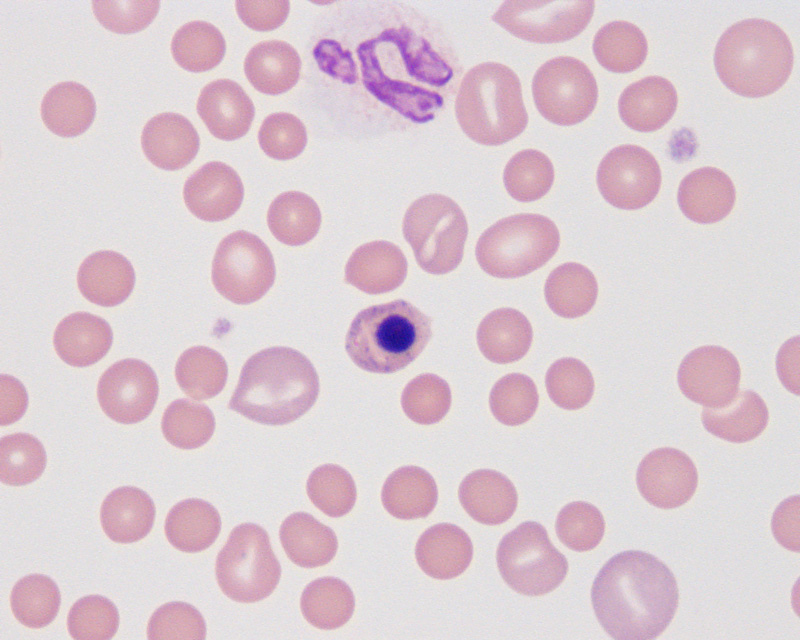
%> input picture Kasus7.jpg, 800 x 640 px
$ octave projek.m   (GNU Octave 9; MATLAB toolbox functions it lacks are replaced by stand-ins)
%> lines starting %> are read from the running program, lines starting %| are printed output that depends on the picture; in (x1, y1, x2, y2) boxes, pixels count from 0 and x2, y2 are one past the last pixel; in counts of white or black regions, pixels touching at a corner belong together; the program's own positions count from 1
### gaussianKernel.m
function kernel = gaussianKernel

x = [-4 -3 -2 -1 0 1 2 3 4 ];
y = -4:1:4;
sigma = 1;

kernel = zeros(9,9);
n = length(x);

for i=1:n
    for j=1:n
        kernel(i,j) = (1/(2*pi*(sigma^2)))*exp(-((x(i)^2+y(j)^2)/(2*sigma^2)));
    end;
end;

### projek.m
F = imread('Kasus7.jpg');
%> F is the input picture: size 640x800x3 uint8; mean R, G, B 220.6, 204.5, 212

imgGray = rgb2gray(F);
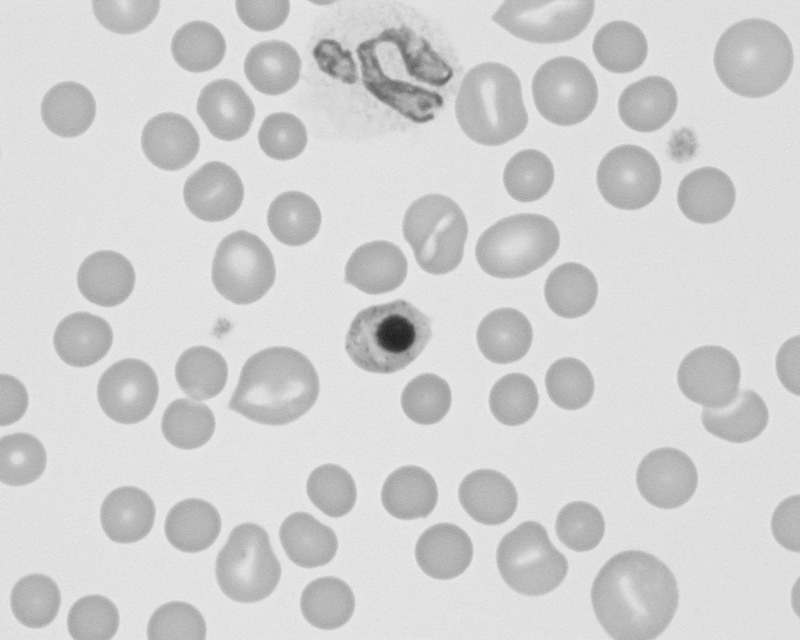
%> imgGray: size 640x800 uint8; min 26, max 236, mean 210.1
[baris,kolom] = size(imgGray);
%> baris = 640; kolom = 800
gauss = gaussianKernel;

G = conv2(double(imgGray), gauss, 'same');
G = uint8(G);
%> G: size 640x800 uint8
level = graythresh(imgGray);
%> level = 0.788
th = level*247;
%> th = 194.7
G = zeros(baris,kolom);

for i=1:baris
    for j=1:kolom
        if imgGray(i,j) < th
            G(i,j) =1;
        end
    end
end
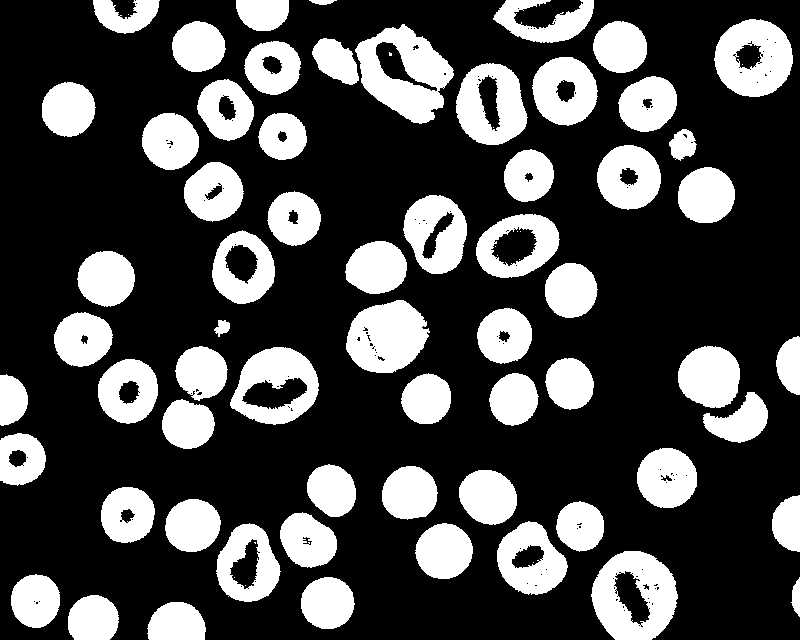
%> G: size 640x800 double; values 0 (black) and 1 (white), 28.6% white; 80 white regions (17 under 20 px), largest, box (x1, y1, x2, y2) and area: (355, 24, 454, 124) 5383, (591, 551, 678, 640) 4973, (346, 300, 430, 373) 4445

[r, c] = size(G);
%> r = 640; c = 800
H = zeros(r,c);
G2 = imfill(G, 'holes');
%> G2: size 640x800 double; values 0 (black) and 1 (white), 30.7% white; 64 white regions (1 under 20 px), largest, box (x1, y1, x2, y2) and area: (355, 24, 454, 124) 6319, (591, 551, 678, 640) 6044, (230, 347, 319, 425) 5112

for i=1:r
    for j=1:c
        if G2(i,j) == 1
           H(i,j) = imgGray(i,j);
        end
    end
end
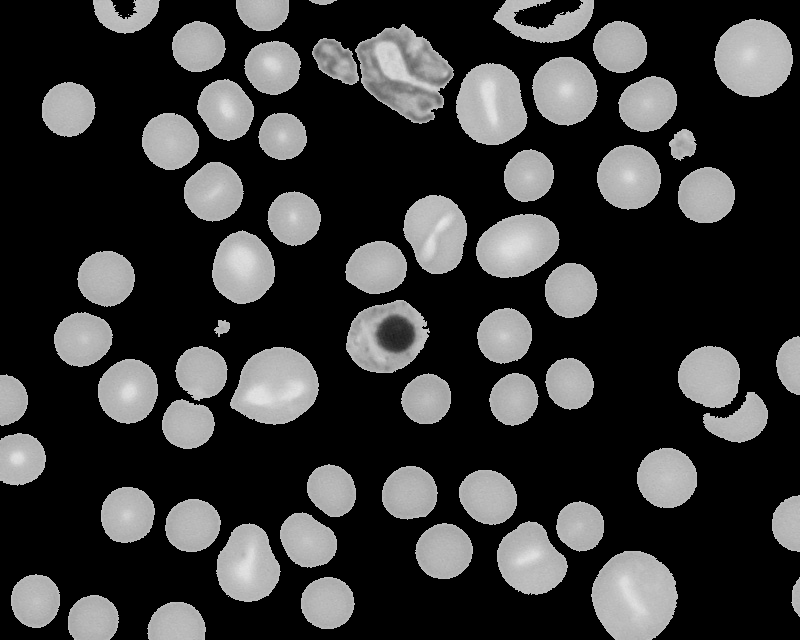
%> H: size 640x800 double; min 0, max 229, mean 55.3


imNew = uint8(H);
Bw = im2bw(imNew);
%> Bw: size 640x800 logical; 30.3% white; 66 white regions (3 under 20 px), largest, box (x1, y1, x2, y2) and area: (591, 551, 678, 640) 6044, (355, 24, 454, 124) 5457, (230, 347, 319, 425) 5112
inten = regionprops(Bw, imNew, 'MeanIntensity');
%> inten = 66 regions; first 5, MeanIntensity: 177.7, 185.4, 180.3, 182, 179.6

Labeled = bwlabel(Bw);
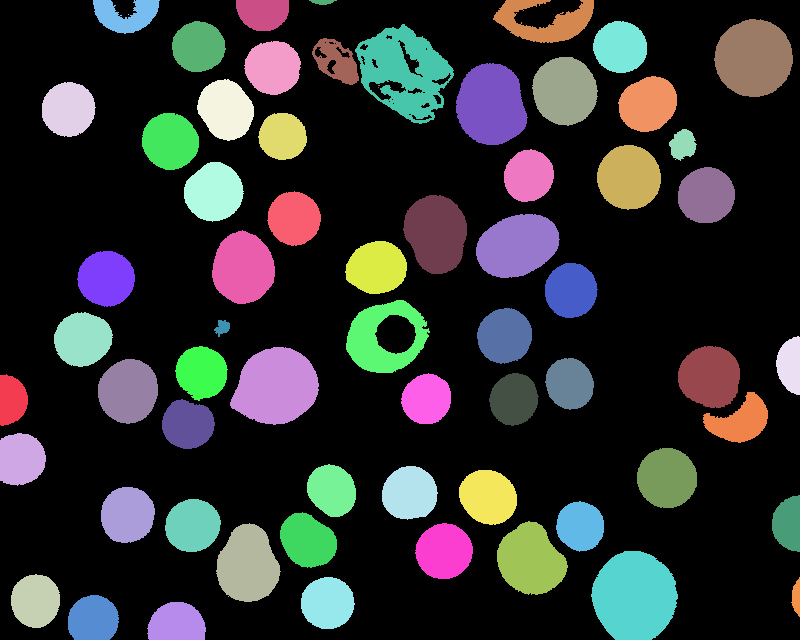
%> Labeled: size 640x800 double; 67 distinct labels, from 0 to 66; one colour per label, 0 black
rerata = mean([inten.MeanIntensity]);
%> rerata = 179.3
BW2 = ismember(Labeled, find([inten.MeanIntensity]> 180));
%> BW2: size 640x800 logical; 17.6% white; 34 white regions (1 under 20 px), largest, box (x1, y1, x2, y2) and area: (591, 551, 678, 640) 6044, (230, 347, 319, 425) 5112, (714, 19, 793, 97) 4781
BW7 = ismember(Labeled, find([inten.MeanIntensity]> 172));


Deteksi = F(:,:,3);
CitraKeunguan = imsubtract(Deteksi,imgGray);
BW3 = im2bw(CitraKeunguan, 0.2001);
%> BW3: size 640x800 logical; 0.69% white; 28 white regions (18 under 20 px), largest, box (x1, y1, x2, y2) and area: (375, 315, 416, 353) 1142, (365, 53, 442, 108) 846, (380, 31, 426, 81) 478
BW4 = imfill(BW3, 'holes');
%> BW4: size 640x800 logical; 0.69% white; 28 white regions (18 under 20 px), largest, box (x1, y1, x2, y2) and area: (375, 315, 416, 353) 1142, (365, 53, 442, 108) 854, (380, 31, 426, 81) 482
BW5 = bwmorph(BW4, 'erode');
%> BW5: size 640x800 logical; 0.4% white; 23 white regions (10 under 20 px), largest, box (x1, y1, x2, y2) and area: (377, 316, 414, 352) 988, (369, 81, 426, 104) 362, (397, 41, 423, 77) 216
BW6 = bwmorph(BW7, 'dilate', 1);
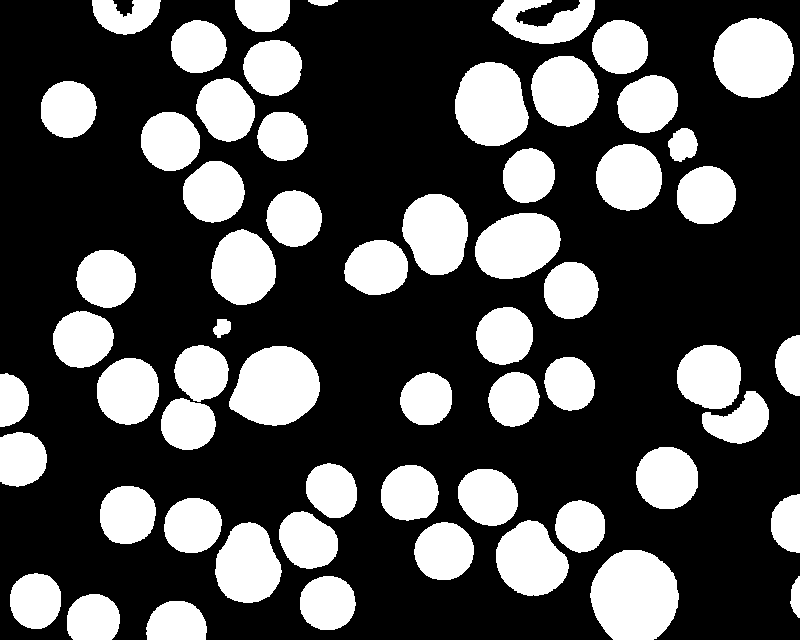
%> BW6: size 640x800 logical; 30.9% white; 60 white regions, largest, box (x1, y1, x2, y2) and area: (590, 550, 679, 640) 6372, (229, 346, 320, 426) 5456, (713, 18, 794, 98) 5101
BW9 = regionprops(BW6, 'area');
%> BW9 = 60 regions; largest, Area: 6372, 5456, 5101, 4844, 4354
rataarea = mean([BW9.Area]);
%> rataarea = 2636.9
Labeled1 = bwlabel(BW6);
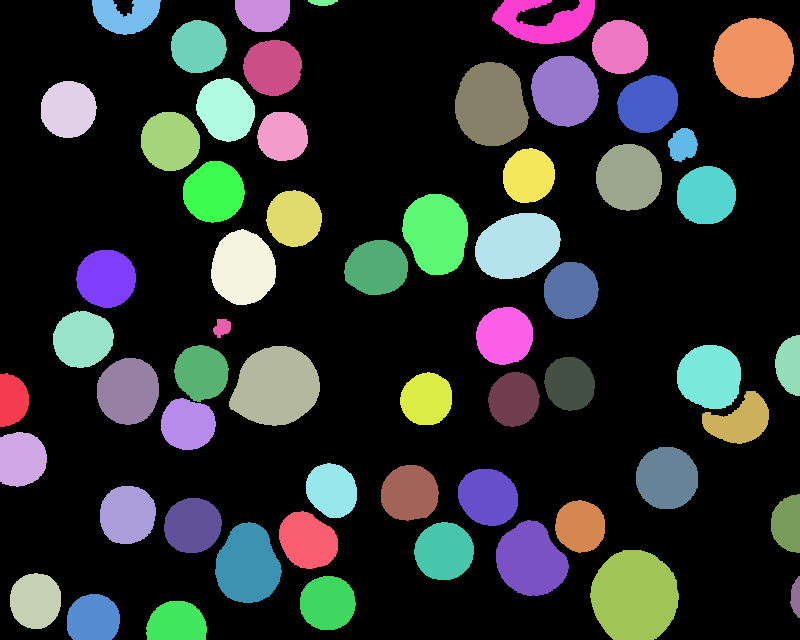
%> Labeled1: size 640x800 double; 61 distinct labels, from 0 to 60; one colour per label, 0 black
BW10 = ismember(Labeled1, find([BW9.Area]>rataarea));
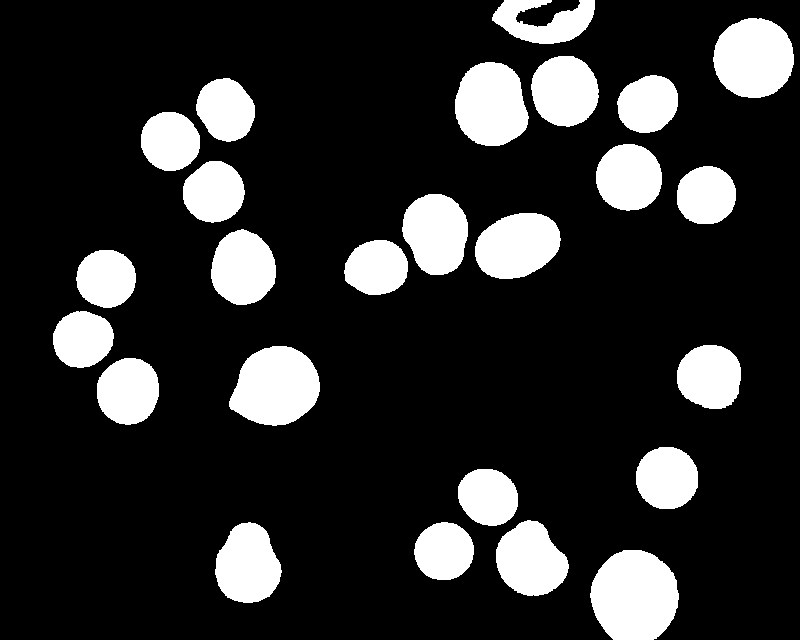
%> BW10: size 640x800 logical; 17.5% white; 25 white regions, largest, box (x1, y1, x2, y2) and area: (590, 550, 679, 640) 6372, (229, 346, 320, 426) 5456, (713, 18, 794, 98) 5101

imwrite(BW7, 'hasil1.jpg');
imshow(BW7);
figure, imshow(F);
